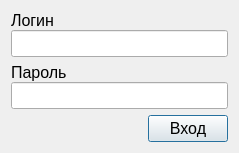
<?xml version="1.0" encoding="UTF-8"?>
<ui version="4.0">
 <class>LoginDialog</class>
 <widget class="QDialog" name="LoginDialog">
  <property name="geometry">
   <rect>
    <x>0</x>
    <y>0</y>
    <width>239</width>
    <height>151</height>
   </rect>
  </property>
  <property name="windowTitle">
   <string>Dialog</string>
  </property>
  <layout class="QVBoxLayout" name="verticalLayout_3">
   <item>
    <layout class="QVBoxLayout" name="verticalLayout">
     <property name="spacing">
      <number>0</number>
     </property>
     <item>
      <widget class="QLabel" name="label">
       <property name="font">
        <font>
         <pointsize>12</pointsize>
        </font>
       </property>
       <property name="text">
        <string>Логин</string>
       </property>
      </widget>
     </item>
     <item>
      <widget class="QLineEdit" name="edtLogin">
       <property name="font">
        <font>
         <pointsize>12</pointsize>
        </font>
       </property>
      </widget>
     </item>
    </layout>
   </item>
   <item>
    <layout class="QVBoxLayout" name="verticalLayout_2">
     <property name="spacing">
      <number>0</number>
     </property>
     <item>
      <widget class="QLabel" name="label_2">
       <property name="font">
        <font>
         <pointsize>12</pointsize>
        </font>
       </property>
       <property name="text">
        <string>Пароль</string>
       </property>
      </widget>
     </item>
     <item>
      <widget class="QLineEdit" name="edtPassword">
       <property name="font">
        <font>
         <pointsize>12</pointsize>
        </font>
       </property>
      </widget>
     </item>
    </layout>
   </item>
   <item>
    <layout class="QHBoxLayout" name="horizontalLayout">
     <item>
      <spacer name="horizontalSpacer">
       <property name="orientation">
        <enum>Qt::Horizontal</enum>
       </property>
       <property name="sizeHint" stdset="0">
        <size>
         <width>40</width>
         <height>20</height>
        </size>
       </property>
      </spacer>
     </item>
     <item>
      <widget class="QPushButton" name="btnEnter">
       <property name="font">
        <font>
         <pointsize>12</pointsize>
        </font>
       </property>
       <property name="text">
        <string>Вход</string>
       </property>
      </widget>
     </item>
    </layout>
   </item>
  </layout>
 </widget>
 <resources/>
 <connections/>
</ui>
